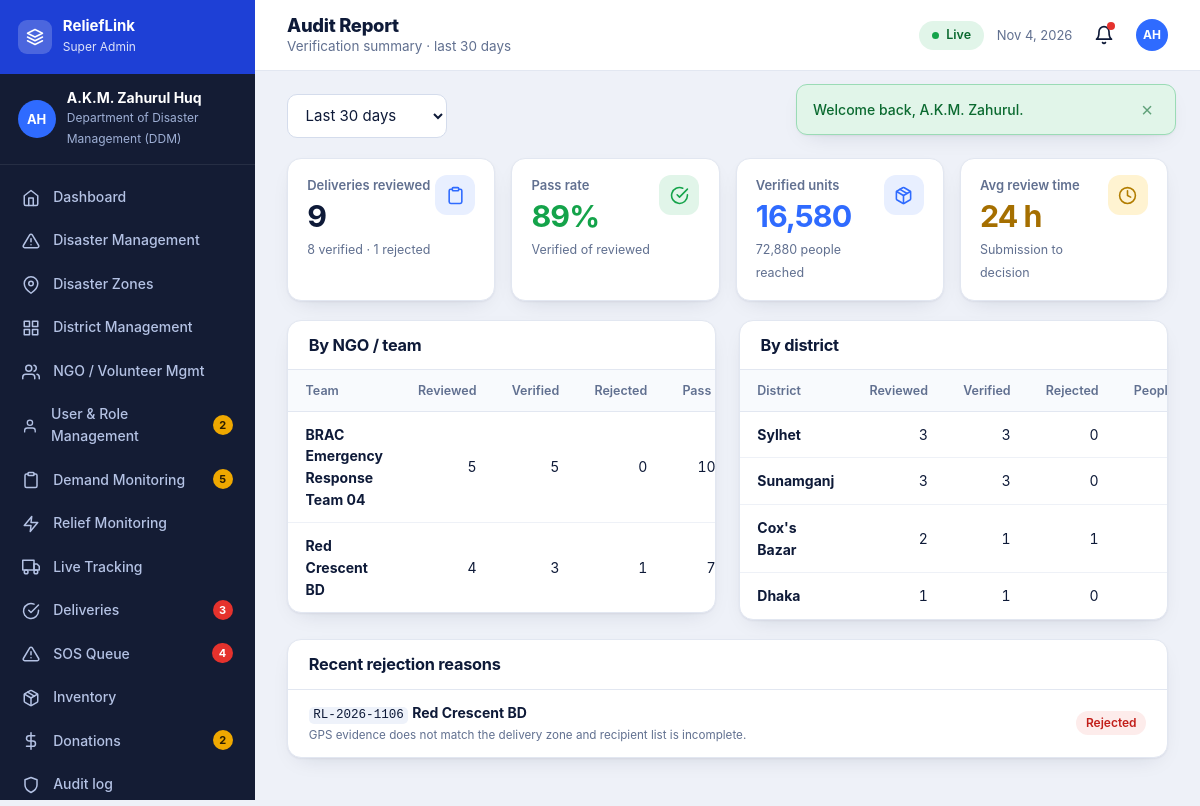
The app's page /dashboard/report.php (signed in) with its own data.
### tables this page shows
CREATE TABLE users (
  id INT AUTO_INCREMENT PRIMARY KEY, first_name VARCHAR(60) NOT NULL, last_name VARCHAR(60) NOT NULL,
  email VARCHAR(150) NOT NULL UNIQUE, phone VARCHAR(15) NOT NULL UNIQUE, password_hash VARCHAR(255) NOT NULL,
  role ENUM('super_admin','district_admin','ngo','coordinator','audit') NOT NULL,
  district_id INT NULL, zone_id INT NULL, organization VARCHAR(150) NULL,
  status ENUM('pending','active','suspended') NOT NULL DEFAULT 'pending',
  settings TEXT NULL, last_login DATETIME NULL, created_at DATETIME NOT NULL DEFAULT CURRENT_TIMESTAMP,
  FOREIGN KEY (district_id) REFERENCES districts(id) ON DELETE SET NULL, INDEX (role, status)
);

CREATE TABLE deliveries (
  id INT AUTO_INCREMENT PRIMARY KEY, mission_id INT NOT NULL, reported_by INT NULL, quantity INT NOT NULL, recipients INT NOT NULL,
  location VARCHAR(200) NOT NULL, notes VARCHAR(500) NULL, gps_lat DECIMAL(8,5) NULL, gps_lng DECIMAL(8,5) NULL, evidence_at DATETIME NULL,
  status ENUM('pending','verified','rejected') NOT NULL DEFAULT 'pending', reviewed_by INT NULL, reviewed_at DATETIME NULL, review_note VARCHAR(300) NULL,
  created_at DATETIME NOT NULL DEFAULT CURRENT_TIMESTAMP,
  FOREIGN KEY (mission_id) REFERENCES relief_missions(id) ON DELETE CASCADE, INDEX (status)
);

CREATE TABLE relief_missions (
  id INT AUTO_INCREMENT PRIMARY KEY, disaster_id INT NOT NULL, title VARCHAR(160) NOT NULL, code VARCHAR(20) NULL,
  item_type ENUM('food','water','medicine','shelter','hygiene','clothing','rescue','other') NOT NULL, unit VARCHAR(30) NOT NULL DEFAULT 'units',
  target_qty INT NOT NULL, delivered_qty INT NOT NULL DEFAULT 0, budget DECIMAL(14,2) NOT NULL DEFAULT 0,
  status ENUM('planned','assigned','accepted','in_transit','arrived','completed','cancelled') NOT NULL DEFAULT 'planned',
  priority ENUM('critical','high','medium','low') NOT NULL DEFAULT 'medium',
  ngo_id INT NULL, coordinator_id INT NULL, created_by INT NULL, demand_id INT NULL, zone_id INT NULL, inventory_id INT NULL,
  vehicle_id INT NULL, driver_id INT NULL, cargo VARCHAR(200) NULL, dispatched_qty INT NULL,
  planned_departure DATETIME NULL, eta DATETIME NULL, dispatched_at DATETIME NULL, arrived_at DATETIME NULL, progress TINYINT NOT NULL DEFAULT 0,
  confirmation_code CHAR(6) NULL, coord_confirmed TINYINT(1) NOT NULL DEFAULT 0, coord_families INT NULL, coord_notes VARCHAR(300) NULL, coord_confirmed_at DATETIME NULL,
  notes VARCHAR(300) NULL, reserved_qty INT NOT NULL DEFAULT 0, created_at DATETIME NOT NULL DEFAULT CURRENT_TIMESTAMP,
  FOREIGN KEY (disaster_id) REFERENCES disasters(id) ON DELETE CASCADE, INDEX (status), INDEX (ngo_id), INDEX (coordinator_id)
);

### dashboard/report.php (the view, shortened to what the rows shown need)
<?php
require __DIR__ . '/../includes/bootstrap.php';
require __DIR__ . '/../includes/layout.php';
$u = require_role(['audit', 'super_admin']);
$days = (int)($_GET['days'] ?? 30); if (!in_array($days, [7, 30, 90, 365], true)) $days = 30;
$per = "dl.reviewed_at >= NOW() - INTERVAL $days DAY AND dl.status<>'pending'";
$byNgo = rows("SELECT n.organization org, COUNT(*) n, SUM(dl.status='verified') v, SUM(dl.status='rejected') r, COALESCE(SUM(CASE WHEN dl.status='verified' THEN dl.quantity END),0) units FROM deliveries dl JOIN relief_missions m ON m.id=dl.mission_id LEFT JOIN users n ON n.id=m.ngo_id WHERE $per GROUP BY n.organization ORDER BY n DESC");
$byDist = rows("SELECT di.name dist, COUNT(*) n, SUM(dl.status='verified') v, SUM(dl.status='rejected') r, COALESCE(SUM(CASE WHEN dl.status='verified' THEN dl.recipients END),0) ppl FROM deliveries dl JOIN relief_missions m ON m.id=dl.mission_id JOIN disasters d ON d.id=m.disaster_id JOIN districts di ON di.id=d.district_id WHERE $per GROUP BY di.name ORDER BY n DESC");
$reasons = rows("SELECT dl.review_note, m.code, n.organization FROM deliveries dl JOIN relief_missions m ON m.id=dl.mission_id LEFT JOIN users n ON n.id=m.ngo_id WHERE dl.status='rejected' AND $per ORDER BY dl.reviewed_at DESC LIMIT 10");
dash_head('Audit Report', 'report', 'Verification summary · last ' . $days . ' days');
?>
<div class="cols c11"><section class="panel"><header><h2>By NGO / team</h2></header><table class="tbl"><thead><tr><th>Team</th><th class="num">Reviewed</th><th class="num">Verified</th><th class="num">Rejected</th><th class="num">Pass rate</th><th class="num">Units</th></tr></thead></table></section>
<section class="panel"><header><h2>By district</h2></header><table class="tbl"><thead><tr><th>District</th><th class="num">Reviewed</th><th class="num">Verified</th><th class="num">Rejected</th><th class="num">People reached</th></tr></thead></table></section></div>
<section class="panel"><header><h2>Recent rejection reasons</h2></header><?php foreach ($reasons as $r): ?><div class="list-row"><span><code><?= e($r['code']) ?></code> <b><?= e($r['organization']) ?></b><small><?= e($r['review_note']) ?></small></span><?= badge('rejected') ?></div><?php endforeach; if (!$reasons) echo '<div class="empty">No rejections in this period.</div>'; ?></section>
<?php dash_foot();

### includes/layout.php (shortened to what the rows shown need)
<?php
function head(string $title, string $bodyClass = ''): void {
    $u = user(); $st = $u ? user_settings($u['settings'] ?? null) : [];
    echo '<!doctype html><html lang="en"><head><meta charset="utf-8"><meta name="viewport" content="width=1280">'
       . '<title>' . e($title) . ' · ' . e(APP_NAME) . '</title>'
       . '<link rel="icon">'
       . '<link rel="stylesheet" href="' . e(url('assets/css/style.css')) . '"></head>'
       . '<body class="' . e($bodyClass) . ($st && !empty($st['datasaver']) ? ' data-saver' : '') . '" data-base="' . e(base_path()) . '" data-csrf="' . e(csrf_token()) . '"'
       . ($u ? ' data-offline="' . (int)$st['offline'] . '" data-autosync="' . (int)$st['autosync'] . '" data-datasaver="' . (int)$st['datasaver'] . '" data-uid="' . (int)$u['id'] . '"' : '') . '>';
}
function icon(string $n): string {
    return '<svg viewBox="0 0 24 24" aria-hidden="true">' . ($p[$n] ?? $p['grid']) . '</svg>';
}
function district_scope(array $u, string $col): array {
    return in_array($u['role'], ['district_admin', 'coordinator'], true) && $u['district_id'] ? [" AND $col = ?", [(int)$u['district_id']]] : ['', []];
}
function dash_counts(array $u): array {
    $c = []; $r = $u['role'];
    [$dsd, $dpd] = district_scope($u, 'district_id');
    if (in_array($r, ['super_admin', 'district_admin'], true)) $c['demands'] = [(int)val("SELECT COUNT(*) FROM demands WHERE status='pending'$dsd", $dpd), 'amber'];
    if (in_array($r, ['super_admin', 'district_admin'], true)) $c['sos'] = (int)val("SELECT COUNT(*) FROM sos_requests WHERE status='new'$dsd", $dpd);
    if (in_array($r, ['super_admin', 'audit'], true)) { $c['deliveries'] = (int)val("SELECT COUNT(*) FROM deliveries WHERE status='pending'"); $c['donations'] = [(int)val("SELECT COUNT(*) FROM donations WHERE status='pending'"), 'amber']; }
    if ($r === 'super_admin') $c['users'] = [(int)val("SELECT COUNT(*) FROM users WHERE status='pending'"), 'amber'];
    $c['notifications'] = (int)val('SELECT COUNT(*) FROM notifications WHERE user_id=? AND is_read=0', [(int)$u['id']]);
    return $c;
}
function dash_head(string $title, string $active, string $sub = ''): void {
    $u = user();
    head($title, 'dash-page role-' . ($u['role'] ?? ''));
    $counts = dash_counts($u);
    $ini = mb_substr($u['first_name'], 0, 1) . mb_substr($u['last_name'], 0, 1);
    echo '<div class="dash"><aside class="side"><div class="side-head"><span class="mark">' . icon('layers') . '</span><div><b>ReliefLink</b><small>' . e(ROLES[$u['role']][0]) . '</small></div></div>'
       . '<div class="who"><span class="av">' . e($ini) . '</span><div><b>' . e($u['first_name'] . ' ' . $u['last_name']) . '</b><small>' . e($u['organization'] ?: ($u['district_name'] ?: 'National')) . '</small></div></div><nav aria-label="Dashboard">';
    echo '</nav><div class="side-foot"><a href="' . e(url('')) . '">' . icon('external') . 'Public Site</a><a href="' . e(url('logout.php')) . '">' . icon('logout') . 'Sign Out</a></div></aside>'
       . '<div class="main"><header class="top"><div><h1>' . e($title) . '</h1>' . ($sub ? '<p>' . e($sub) . '</p>' : '') . '</div>'
       . '<div class="top-r"><span class="net-pill" data-net><i></i><span>Live</span></span><span class="date-pill">' . date('M j, Y') . '</span><a class="bell" href="' . e(url('dashboard/notifications.php')) . '" title="Notifications" aria-label="Notifications">' . icon('bell') . (($counts['notifications'] ?? 0) ? '<em></em>' : '') . '</a><span class="av sm">' . e($ini) . '</span></div></header><main class="content">';
}
function dash_foot(): void {
    echo '</main></div></div><script src="' . e(url('assets/js/map.js')) . '"></script><script src="' . e(url('assets/js/charts.js')) . '"></script><script src="' . e(url('assets/js/main.js')) . '"></script></body></html>';
}

### includes/bootstrap.php (shortened to what the rows shown need)
<?php
function base_path(): string {
    static $b = null;
    if ($b !== null) return $b;
    $root = str_replace('\\', '/', (string)realpath(__DIR__ . '/..'));
    $doc  = str_replace('\\', '/', (string)realpath($_SERVER['DOCUMENT_ROOT'] ?? ''));
    if ($doc !== '' && strpos($root, $doc) === 0) return $b = rtrim(substr($root, strlen($doc)), '/');
    $dir = str_replace('\\', '/', dirname($_SERVER['SCRIPT_NAME'] ?? ''));
    $dir = preg_replace('#/(dashboard|api)$#', '', $dir);
    return $b = rtrim($dir === '/' ? '' : $dir, '/');
}
function url(string $path = ''): string { return base_path() . '/' . ltrim($path, '/'); }
function e($v): string { return htmlspecialchars((string)$v, ENT_QUOTES | ENT_SUBSTITUTE, 'UTF-8'); }
function badge(string $status): string {
    static $map = [
        'critical' => 'red', 'high' => 'orange', 'medium' => 'amber', 'low' => 'green',
        'active' => 'red', 'monitoring' => 'amber', 'resolved' => 'green',
        'pending' => 'amber', 'confirmed' => 'green', 'verified' => 'green', 'rejected' => 'red',
        'new' => 'red', 'assigned' => 'blue', 'planned' => 'gray', 'in_transit' => 'blue',
        'completed' => 'green', 'cancelled' => 'gray', 'suspended' => 'red',
    ];
    return '<span class="badge b-' . ($map[$status] ?? 'gray') . '">' . e(ucfirst(str_replace('_', ' ', $status))) . '</span>';
}
function db(): PDO {
    static $pdo = null;
    if ($pdo) return $pdo;
    try {
        $pdo = new PDO('mysql:host=' . DB_HOST . ';dbname=' . DB_NAME . ';charset=utf8mb4', DB_USER, DB_PASS, [
            PDO::ATTR_ERRMODE => PDO::ERRMODE_EXCEPTION,
            PDO::ATTR_DEFAULT_FETCH_MODE => PDO::FETCH_ASSOC,
            PDO::ATTR_EMULATE_PREPARES => false,
        ]);
        $pdo->exec("SET time_zone = '+06:00'");
    } catch (PDOException $ex) {
        http_response_code(500);
        exit('<h1>Database connection failed</h1><p>Import <code>database/schema.sql</code> and check <code>config/config.php</code>.</p>');
    }
    return $pdo;
}
function q(string $sql, array $p = []): PDOStatement {
    $st = db()->prepare($sql);
    foreach (array_values($p) as $i => $v) {
        $st->bindValue($i + 1, $v, $v === null ? PDO::PARAM_NULL : (is_int($v) ? PDO::PARAM_INT : PDO::PARAM_STR));
    }
    $st->execute();
    return $st;
}
function rows(string $sql, array $p = []): array { return q($sql, $p)->fetchAll(); }
function row(string $sql, array $p = []): ?array { $r = q($sql, $p)->fetch(); return $r ?: null; }
function val(string $sql, array $p = []) { $r = q($sql, $p)->fetch(PDO::FETCH_NUM); return $r ? $r[0] : null; }
function csrf_token(): string {
    return $_SESSION['csrf'];
}
function user(): ?array {
    static $u = false;
    if ($u !== false) return $u;
    $u = null;
    if (!empty($_SESSION['uid'])) {
        $u = row('SELECT u.*, d.name AS district_name FROM users u LEFT JOIN districts d ON d.id=u.district_id WHERE u.id=?', [(int)$_SESSION['uid']]);
    }
    return $u;
}
function require_role(array $roles): array {
    $u = user();
    return $u;
}
function user_settings(?string $json): array {
    $d = ['alert_sos' => 1, 'alert_mission' => 1, 'alert_demand' => 1, 'alert_system' => 1, 'email' => 1, 'sms' => 1, 'offline' => 1, 'autosync' => 1, 'datasaver' => 0];
    $j = $json ? json_decode($json, true) : null;
    return is_array($j) ? array_merge($d, array_map('intval', $j)) : $d;
}

### records on screen
users: role "Super Admin", ini "AH", first_name+last_name "A.K.M. Zahurul Huq", organization "Department of Disaster Management (DDM)"
deliveries: mission.code "RL-2026-1106", users.organization "Red Crescent BD", review_note "GPS evidence does not match the delivery zone and recipient list is incomplete."

### other values on screen
$m "Welcome back, A.K.M. Zahurul."
$label "Dashboard"
$label "Disaster Management"
$label "Disaster Zones"
$label "District Management"
$label "NGO / Volunteer Mgmt"
$label "User & Role Management"
$n "2"
$label "Demand Monitoring"
$n "5"
$label "Relief Monitoring"
$label "Live Tracking"
$label "Deliveries"
$n "3"
$label "SOS Queue"
